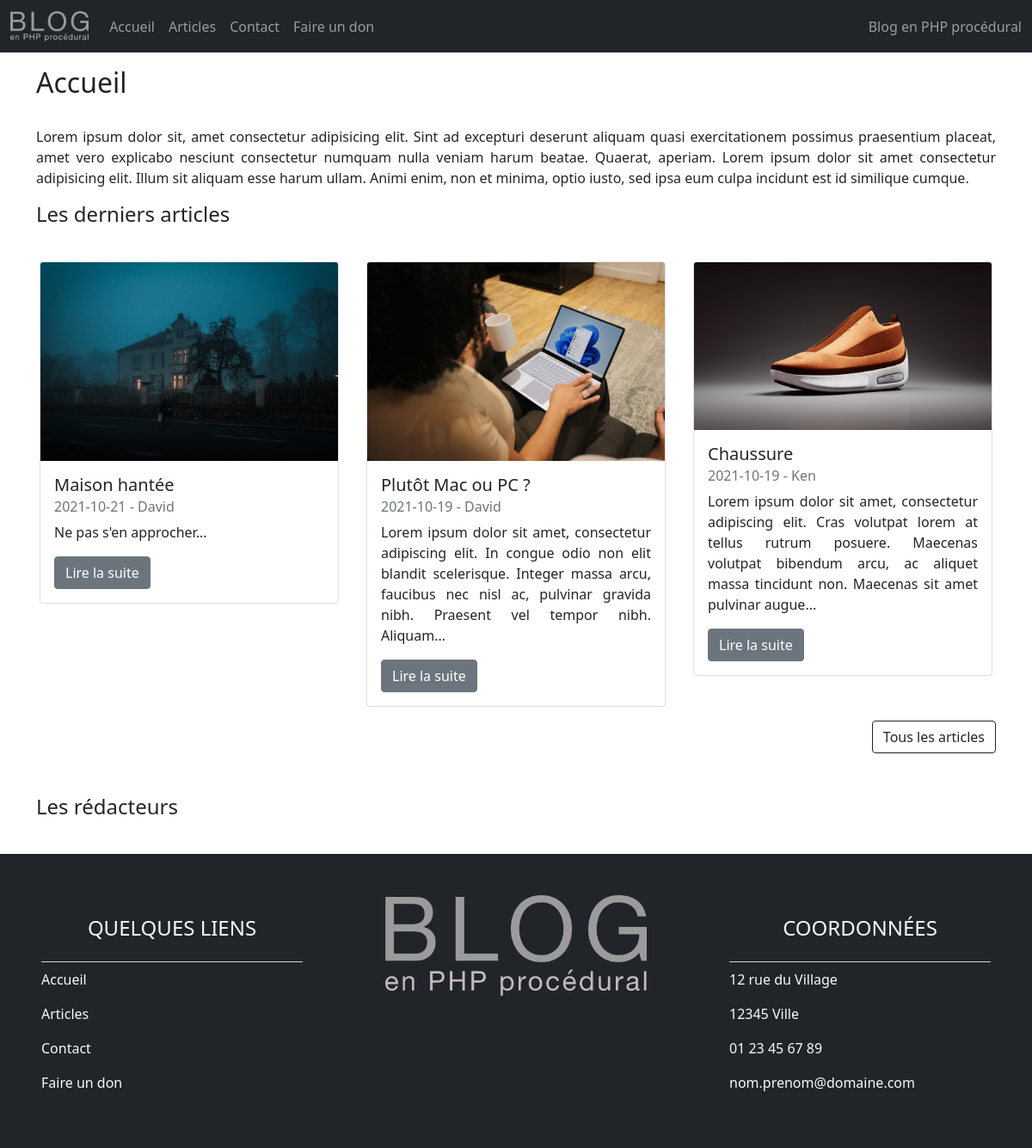
The page / on the database its author committed.
### tables this page shows
CREATE TABLE `post` (
  `id` int(11) NOT NULL,
  `title` varchar(100) NOT NULL,
  `content` text NOT NULL,
  `img` varchar(20) NOT NULL,
  `alt` varchar(100) NOT NULL,
  `author` varchar(45) NOT NULL,
  `created_at` datetime NOT NULL,
  `updated_at` datetime DEFAULT NULL,
  `published` tinyint(1) DEFAULT NULL
);

### views/home.php (the view)
<div class="container my-3">
    <h1>Accueil</h1>
    <div class="row">
        <p>Lorem ipsum dolor sit, amet consectetur adipisicing elit. Sint ad excepturi deserunt aliquam quasi exercitationem possimus praesentium placeat, amet vero explicabo nesciunt consectetur numquam nulla veniam harum beatae. Quaerat, aperiam. Lorem ipsum dolor sit amet consectetur adipisicing elit. Illum sit aliquam esse harum ullam. Animi enim, non et minima, optio iusto, sed ipsa eum culpa incidunt est id similique cumque.</p>
    </div>
    <div class="row">
        <h2>Les derniers articles</h2>
        <?php
            $req = $db->query('SELECT * FROM post ORDER BY id DESC LIMIT 3');
            $posts = $req->fetchAll();
            foreach ($posts as $post) { ?>
                <div class="col-sm-12 col-md-4 p-3">
                    <div class="card">
                        <img src="assets/img/posts/<?= $post['img'] ?>" class="card-img-top" alt="<?= $post['alt'] ?>">
                        <div class="card-body">
                            <h5 class="card-title"><?= $post['title'] ?></h5>
                            <h6 class="card-subtitle mb-2 text-muted"><?= date('Y-m-d', strtotime($post['created_at'])) . ' - ' . $post['author'] ?></h6>
                            <p class="card-text"><?= substr($post['content'], 0, 200) . '...' ?></p>
                            <a href="index.php?page=post&article=<?= $post['id'] ?>" class="btn btn-secondary">Lire la suite</a>
                        </div>
                    </div>
                </div>
            <?php }
        ?>
        <div class="col-12 text-end mb-5">
            <a href="index.php?page=posts" class="btn btn-outline-dark">Tous les articles</a>
        </div>
    </div>
    <div class="row">
        <h2>Les rédacteurs</h2>
    </div>
</div>

### index.php (shortened to what this page needs)
<?php
    require_once('config/database.php');
?>
<!DOCTYPE html>
<html lang="fr">
    <head>
        <?php require_once('views/head.php') ?>
    </head>
    <body>
        <header>
            <?php require_once('views/header.php') ?>
        </header>
        <main>
            <?php
                if (isset($_GET['page']) && $_GET['page'] !== null && file_exists('views/' . $_GET['page'] . '.php')) {
                    include_once('views/' . $_GET['page'] . '.php');
                } else {
                    include_once('views/home.php');
                }
            ?>
        </main>
        <footer>
            <?php include_once('views/footer.php') ?>
        </footer>
    </body>
</html>

### views/head.php (shortened to what this page needs)
<link rel="stylesheet" href="assets/css/bootstrap.min.css">
<link rel="stylesheet" href="assets/css/fontawesome.css">
<link rel="stylesheet" href="assets/css/style.css">

### views/header.php (shortened to what this page needs)
<nav class="navbar navbar-expand-lg navbar-dark bg-dark">
    <div class="container-fluid">
        <a class="navbar-brand" href="index.php">
            <img src="assets/img/logo.png" alt="logo Blog">
        </a>
        <div class="collapse navbar-collapse" id="navbarText">
            <ul class="navbar-nav me-auto mb-2 mb-lg-0">
                <li class="nav-item">
                    <a class="nav-link" href="index.php?page=home">Accueil</a>
                </li>
                <li class="nav-item">
                    <a class="nav-link" href="index.php?page=posts">Articles</a>
                </li>
                <li class="nav-item">
                    <a class="nav-link" href="index.php?page=contact">Contact</a>
                </li>
                <li class="nav-item">
                    <a class="nav-link" href="index.php?page=donate">Faire un don</a>
                </li>
            </ul>
            <span class="navbar-text">Blog en PHP procédural</span>
        </div>
    </div>
</nav>

### views/footer.php
<div class="container-fluid bg-dark text-light">
    <div class="row">
        <div class="col-sm-12 col-md-4 p-5 text-center">
            <h2>QUELQUES LIENS</h2>
            <div class="dropdown-divider bg-light"></div>
            <p><a href="index.php?page=home" class="text-light">Accueil</a></p>
            <p><a href="index.php?page=posts" class="text-light">Articles</a></p>
            <p><a href="index.php?page=contact" class="text-light">Contact</a></p>
            <p><a href="index.php?page=donate" class="text-light">Faire un don</a></p>
        </div>
        <div class="col-sm-12 col-md-4 p-5 text-center">
            <p class="text-center">
                <img src="assets/img/logo.png" alt="logo Blog" class="w-100">
            </p>
        </div>
        <div class="col-sm-12 col-md-4 p-5 text-center">
            <h2>COORDONNÉES</h2>
            <div class="dropdown-divider bg-light"></div>
            <p>12 rue du Village</p>
            <p>12345 Ville</p>
            <p>01 23 45 67 89</p>
            <p>nom.prenom@domaine.com</p>
        </div>
    </div>
</div>

### assets/css/style.css (style rules this page uses)
* { margin: 0; padding: 0; list-style-type: none; text-decoration: none; }
* { font-weight: lighter; }
a { text-decoration: none; }
h1 { font-size: 2em; font-weight: 300; margin-bottom: 1em; }
h2 { font-size: 1.5em; font-weight: 300; margin-top: 1em; margin-bottom: 1em; }
p { text-align: justify; }
header nav img { max-height: 35px; }

### rows shown on the page
post: img (picture), title "Maison hantée", created_at "2021-10-21", author "David", content "Ne pas s'en approcher"
post: img (picture), title "Plutôt Mac ou PC ?", created_at "2021-10-19", author "David", content "Lorem ipsum dolor sit amet, consectetur adipiscing elit. In congue odio non elit blandit scelerisque. Integer massa arcu, faucibus nec nisl ac, pulvinar gravida nibh. Praesent vel tempor nibh. Aliquam"
post: img (picture), title "Chaussure", created_at "2021-10-19", author "Ken", content "Lorem ipsum dolor sit amet, consectetur adipiscing elit. Cras volutpat lorem at tellus rutrum posuere. Maecenas volutpat bibendum arcu, ac aliquet massa tincidunt non. Maecenas sit amet pulvinar augue"
